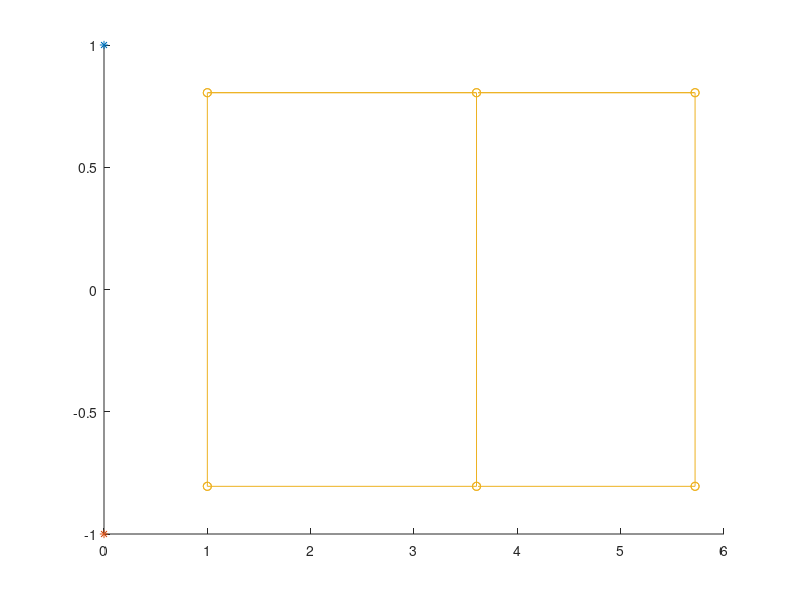

Write the MATLAB code that produced this figure.
function [] = stereoVision()
%STEREOVISION
focal_lengths = [10,50,100]; % this is divided by 1000 later
ground_height = 150/1000;

car_width = 1610/1000;

cab_length = (3720-1115)/1000;
cab_height = 1625/1000;

bon_length = 1115/1000;
bon_height = 900/1000;

forward_distance = 1;
side_distance = 0;

x1 = forward_distance;
y1 = side_distance + car_width/2;
y2 = side_distance + -car_width/2;

% Back pane of cabin
z1 = cab_height;
z2 = ground_height;
x_A = [x1, x1, x1, x1, x1];
y_A = [y2, y1, y1, y2, y2];
z_A = [z1 z1 z2 z2 z1];

% Front pane of cabin
x2 = cab_length+x1;
x_B = [x2, x2, x2, x2, x2];
y_B = [y2, y1, y1, y2, y2];
y_C = [z1 z1 z2 z2 z1];

% Back pane of bonnet
z3 = bon_height;
x_D = [x2, x2, x2, x2, x2];
y_D = [y2, y1, y1, y2, y2];
z_D = [z3 z3 z2 z2 z3];

% Front pane of bonnet
x3 = x2 + bon_length + x1;
x_E = [x3, x3, x3, x3, x3];
y_E = [y2, y1, y1, y2, y2];
z_E = [z3 z3 z2 z2 z3];

% Interconnet 
x3 = x2 + bon_length + x1;
x_F = [x3, x1, x1, x3, x3, x2, x2, x1];
y_F = [y2, y2, y1, y1, y1, y1, y1, y1];
z_F = [z2, z2, z2, z2, z3, z3, z1, z1];

xw = [x_A, x_B, x_D, x_E, x_F];
yw = [y_A, y_B, y_D, y_E, y_F];
zw = [z_A, y_C, z_D, z_E, z_F];

real_space = true;
if (real_space)
    %xw = 0.5;
    %yw = -0.1;
    %zw = 3;
    close all
    figure
    hold on
    plot3(0, 1, 0, '*')
    hold on
    plot3(0, -1, 0, '*')
    hold on
    plot3(xw, yw, zw, '-o')
    
else
    
    for p = 1:length(xw)
        x = transpose([xw(p), yw(p), zw(p), 1]);
        %% For all focal lengths
        for fl = 1:length(focal_lengths)
            f = focal_lengths(fl); % mm
            f = f/1000; % m
            
            %% x: World Coordinates
            
            
            
            [wc_1, u_1, v_1, wc_2, u_2, v_2] = getCameraCoordinates(f, x);
            wc(1) = wc_1;
            wc(2) = wc_2;
            u(p,fl,1) = u_1;
            u(p,fl,2) = u_2;
            v(p,fl,1) = v_1;
            v(p,fl,2) = v_2;
            
            [wcuv] = [wc_1, u_1, v_1];
            [wcuv] = [wc_2, u_2, v_2];
            
            %% Sensor Bounds
            car_width = 35.8; %mm
            height = 23.9; %mm
            
            w_dev = (car_width/1000)/2;
            h_dev = (height/1000)/2;
            
            VERBOSE = true;
            if (VERBOSE)
                
                if ((abs(u_1) > w_dev) || (abs(v_1) > h_dev))
                    stateCamera(1) = "Out of camera 1 bounds";
                else
                    stateCamera(1) = "Within camera 1 bounds";
                end
                
                if ((abs(u_2) > w_dev) || (abs(v_2) > h_dev))
                    stateCamera(2) = "Out of camera 2 bounds";
                else
                    stateCamera(2) = "Within camera 2 bounds";
                end
                stateCamera = stateCamera;
                
            end
        end
    end
    %% Plotting
    
    %close all
    figure
    count = 1;
    
    p = 2
    
    for fl = 1:length(focal_lengths)
        for camera = 1:2
            
            sbpt(count) = subplot(length(focal_lengths),2,count);
            count = count + 1;
            
            frame_x = [-w_dev w_dev w_dev -w_dev -w_dev];
            frame_y = [-h_dev -h_dev h_dev h_dev -h_dev];
            
            plot(frame_x, frame_y)
            hold on
            
            
            plot((u(:,fl, camera)), v(:,fl, camera), '-*')
            
            
            xlabel('u') % x-axis label
            zlabel('v') % y-axis label
            titleString = strcat('F: ',int2str(focal_lengths(fl)),'mm - Camera', int2str(camera));
            title(titleString)
        end
        
    end
    linkaxes([sbpt(1), sbpt(2), sbpt(3), sbpt(4), sbpt(5), sbpt(6)],'xy')
    
end
end


